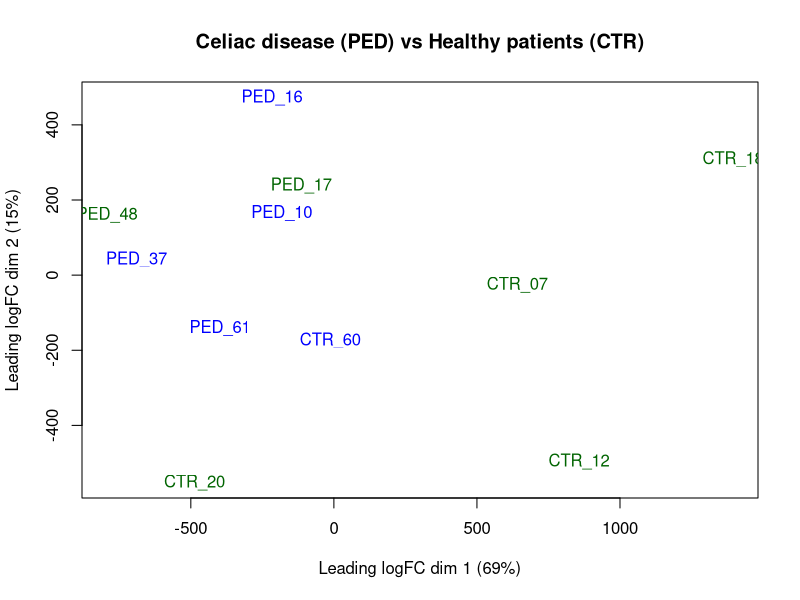

Write the R code that produced this figure. (Note: this script raises an error after producing the figure.)
## ---- chunk 1
normalized_count_data <- read.table(file=file.path("./GSE146190_finalized_normalized_counts.txt"), header = TRUE,sep = "\t", stringsAsFactors = FALSE, check.names=FALSE)

heatmap_matrix <- normalized_count_data[, 3:ncol(normalized_count_data)]
rownames(heatmap_matrix) <- normalized_count_data$hgnc_symbol
colnames(heatmap_matrix) <- colnames(normalized_count_data[, 3:ncol(normalized_count_data)])

library(limma)
limma::plotMDS(heatmap_matrix, col = rep(c("darkgreen","blue"),10), main = "Celiac disease (PED) vs Healthy patients (CTR)" )
## ---- chunk 2
normalized_count_data <- read.table(file=file.path("./GSE146190_finalized_normalized_counts.txt"), header = TRUE,sep = "\t", stringsAsFactors = FALSE, check.names=FALSE)

## ---- chunk 3
library(knitr)
kable(normalized_count_data[1:5,1:5], type="html")
## ---- chunk 4
heatmap_matrix <- normalized_count_data[, 3:ncol(normalized_count_data)]
rownames(heatmap_matrix) <- normalized_count_data$hgnc_symbol
colnames(heatmap_matrix) <- colnames(normalized_count_data[, 3:ncol(normalized_count_data)])
## ---- chunk 5
library(ComplexHeatmap)
library(circlize)
heatmap_matrix <- t(scale(t(heatmap_matrix)))
if(min(heatmap_matrix) == 0){
heatmap_col = colorRamp2(c( 0, max(heatmap_matrix)),
c( "white", "red"))
} else {
heatmap_col = colorRamp2(c(min(heatmap_matrix), 0,
max(heatmap_matrix)), c("blue", "white", "red"))
}
current_heatmap <- Heatmap(as.matrix(heatmap_matrix),
show_row_dend = TRUE,show_column_dend = TRUE,
col=heatmap_col,show_column_names = TRUE,
show_row_names = FALSE,show_heatmap_legend = TRUE)

current_heatmap
## ---- chunk 6
#Create samples table for the MODEL
#I should split by "_" because my sample names are PED_48 and CTR_12 (2 tokens)
samples <- data.frame(lapply(colnames(normalized_count_data)[3:13], FUN=function(x){unlist(strsplit(x, split = "\\_"))[c(1,2)]}))
colnames(samples) <- colnames(normalized_count_data)[3:13]
rownames(samples) <- c("cell_type","patients")
samples <- data.frame(t(samples))

## ---- chunk 7
model_design <- model.matrix(~ samples$cell_type )
library(Biobase)
expressionMatrix <- as.matrix(normalized_count_data[,3:13])
rownames(expressionMatrix) <- normalized_count_data$ensembl_gene_id
colnames(expressionMatrix) <- colnames(normalized_count_data)[3:13]
minimalSet <- ExpressionSet(assayData=expressionMatrix) #biobase function
#Fit our data to the above model
fit <- lmFit(minimalSet, model_design)
## ---- chunk 8
fit2 <- eBayes(fit,trend=TRUE)
topfit <- topTable(fit2,
coef=ncol(model_design),
adjust.method = "BH",
number = nrow(expressionMatrix))
#merge hgnc names to topfit table
output_hits <- merge(normalized_count_data[,1:2],
topfit,
by.y=0,by.x=1,
all.y=TRUE)
#sort by pvalue
output_hits <- output_hits[order(output_hits$P.Value),]
## ---- chunk 9
#How many gene pass the threshold p-value < 0.05?
length(which(output_hits$P.Value < 0.05)) #5425

#How many genes pass correction?
length(which(output_hits$adj.P.Val < 0.05)) #2797
## ---- chunk 10
top_hits <- output_hits$hgnc_symbol[output_hits$adj.P.Val<0.05]
heatmap_matrix_tophits <- t(
scale(t(heatmap_matrix[
which(rownames(heatmap_matrix) %in% top_hits),])))
if(min(heatmap_matrix_tophits) == 0){
heatmap_col = colorRamp2(c( 0, max(heatmap_matrix_tophits)),
c( "white", "red"))
} else {
  heatmap_col = colorRamp2(c(min(heatmap_matrix), 0, max(heatmap_matrix)), c("blue", "white", "red"))
}
current_heatmap <- Heatmap(as.matrix(heatmap_matrix_tophits),
cluster_rows = TRUE,
cluster_columns = TRUE,
show_row_dend = TRUE,
show_column_dend = TRUE,
col=heatmap_col,
show_column_names = TRUE,
show_row_names = FALSE,
show_heatmap_legend = TRUE)

current_heatmap
## ---- chunk 11
#create the DGE list
library(edgeR)
#Try the exact test without the model design
filtered_data_matrix <- as.matrix(normalized_count_data[,3:13])
rownames(filtered_data_matrix) <- normalized_count_data$hgnc_symbol
d = DGEList(counts=filtered_data_matrix, group=samples$cell_type)
#Estimate Dispersion
d <- estimateDisp(d)

#Perform an exact test for PED vs CTR
tested <- exactTest(d, pair=c("CTR", "PED"))
topTags(tested)
#Create results table of DE genes
exact_output_hits <- topTags(tested, n=nrow(tested$table))$table
## ---- chunk 12
#How many gene pass the threshold p-value < 0.05?
length(which(exact_output_hits$PValue < 0.05)) #4755
#How many genes pass correction?
length(which(exact_output_hits$FDR < 0.05)) #2926
## ---- chunk 13
#Let's see what the heatmap looks like
library(data.table)
#Make the rownames of hgnc_symbol a column of their own
exact_output_hits<-setDT(exact_output_hits, keep.rownames = "hgnc_symbol")[]

#Create top hits list
top_hits <- exact_output_hits$hgnc_symbol[which(exact_output_hits$FDR < 0.05)]
heatmap_matrix_tophits <- t(scale(t(heatmap_matrix[which(rownames(heatmap_matrix) %in% top_hits),])))
if(min(heatmap_matrix_tophits) == 0){
heatmap_col = colorRamp2(c( 0, max(heatmap_matrix_tophits)),
c( "white", "red"))
} else {
  heatmap_col = colorRamp2(c(min(heatmap_matrix), 0, max(heatmap_matrix)), c("blue", "white", "red"))
}
current_heatmap <- Heatmap(as.matrix(heatmap_matrix_tophits),
cluster_rows = TRUE,
cluster_columns = TRUE,
show_row_dend = TRUE,
show_column_dend = TRUE,
col=heatmap_col,
show_column_names = TRUE,
show_row_names = FALSE,
show_heatmap_legend = TRUE,
)

current_heatmap
## ---- chunk 14
exact_model_pvalues <- data.frame(
hgnc_symbol = exact_output_hits$hgnc_symbol,
exact_patient_pvalue=exact_output_hits$FDR)
limma_model_pvalues <- data.frame(
hgnc_symbol = output_hits$hgnc_symbol,
limma_patient_pvalue = output_hits$adj.P.Val)
two_models_pvalues <- merge(exact_model_pvalues,
limma_model_pvalues,
by.x=1,by.y=1)
two_models_pvalues$colour <- "black"
two_models_pvalues$colour[two_models_pvalues$exact_patient_pvalue
<0.05] <- "orange"
two_models_pvalues$colour[two_models_pvalues$limma_patient_pvalue
<0.05] <- "blue"
two_models_pvalues$colour[two_models_pvalues$exact_patient_pvalue
<0.05 & two_models_pvalues$limma_patient_pvalue < 0.05] <- "red"

length(two_models_pvalues$hgnc_symbol[which(two_models_pvalues$exact_patient_pvalue
<0.05 & two_models_pvalues$limma_patient_pvalue < 0.05)])

length(two_models_pvalues$hgnc_symbol[which(two_models_pvalues$exact_patient_pvalue
<0.05 & two_models_pvalues$limma_patient_pvalue < 0.05)])

plot(two_models_pvalues$exact_patient_pvalue,
two_models_pvalues$limma_patient_pvalue,
col = two_models_pvalues$colour,
xlab = "Exact Patient model adjusted p-values",
ylab ="Limma Patient model adjusted p-values",
main="Exact vs Limma")
## ---- chunk 15
#How many genes are upregulated?
length(which(exact_output_hits$FDR < 0.05
& exact_output_hits$logFC > 0)) #2091

#More stringent...
length(which(exact_output_hits$FDR < 0.01
& exact_output_hits$logFC > 0)) #1252

#How many genes are down regulated?
length(which(exact_output_hits$FDR < 0.05
& exact_output_hits$logFC < 0)) #835

#More stringent...
length(which(exact_output_hits$FDR < 0.01
& exact_output_hits$logFC < 0)) #527

## ---- chunk 16
#Already have the hgnc_symbols in the exact_output_hits table, so let's just redefine it to work with the code from the lecture
exact_output_hits_withgn <- exact_output_hits

#Create a ranking using the product of the negative log of the significance and log fold change
exact_output_hits_withgn[,"rank"] <- -log(exact_output_hits_withgn$FDR, base=10)* sign(exact_output_hits_withgn$logFC)

#Sort the list by rank
exact_output_hits_withgn <- exact_output_hits_withgn[order(exact_output_hits_withgn$rank), ]

#List of upregulated genes (should get 1252)
upregulated_genes <- exact_output_hits_withgn$hgnc_symbol[
which(exact_output_hits_withgn$FDR < 0.01
& exact_output_hits_withgn$logFC > 0)]

#List of downregulated genes (should get 527)
downregulated_genes <- exact_output_hits_withgn$hgnc_symbol[
which(exact_output_hits_withgn$FDR < 0.01
& exact_output_hits_withgn$logFC < 0)]
## ---- chunk 17
#Upregulated genes
#write.table(x=upregulated_genes,
#file=file.path("/home/rstudio/BCB420","ced_upregulated_genes.txt"),sep = "\t", #row.names = FALSE,col.names = FALSE,quote = FALSE)

#Downregulated genes
#write.table(x=downregulated_genes, #file=file.path("/home/rstudio/BCB420","ced_downregulated_genes.txt"), sep = #"\t", row.names = FALSE,col.names = FALSE,quote = FALSE)

#Ranked genes file
#write.table(x=data.frame(genename= exact_output_hits_withgn$hgnc_symbol, F_stat #= exact_output_hits_withgn$rank), #file=file.path("/home/rstudio/BCB420","ced_ranked_genelist.txt"), sep = "\t", #row.names = FALSE,col.names = FALSE,quote = FALSE)

#Differentially expressed genes
all_differential_genes <- exact_output_hits_withgn$hgnc_symbol[
which(exact_output_hits_withgn$FDR < 0.01)] #1779
#write.table(x=all_differential_genes, #file=file.path("/home/rstudio/BCB420","ced_differential_genes.txt"), sep = "\t", #row.names = FALSE,col.names = FALSE,quote = FALSE)

## ---- chunk 18
ORA_Results <- data.frame(Geneset = c("Upregulated", "Downregulated", "All Differentially Expressed"), Number = c(1252, 527, 1779), Process = c("Mitotic sister chromatid separation", "Fatty acid catabolism", "Mitotic sister chromatid separation"), FDR = c("<0.01", "<0.01", "<0.01"), P.adj = c(10e-32, 10e-15, 10e-24))
colnames(ORA_Results) <- c("Geneset", "Number of Genes", "Main Enriched Process", "FDR Threshold (from DE analysis)", "Approximate Adjusted P-val (from G:profiler)")

ORA_Results
